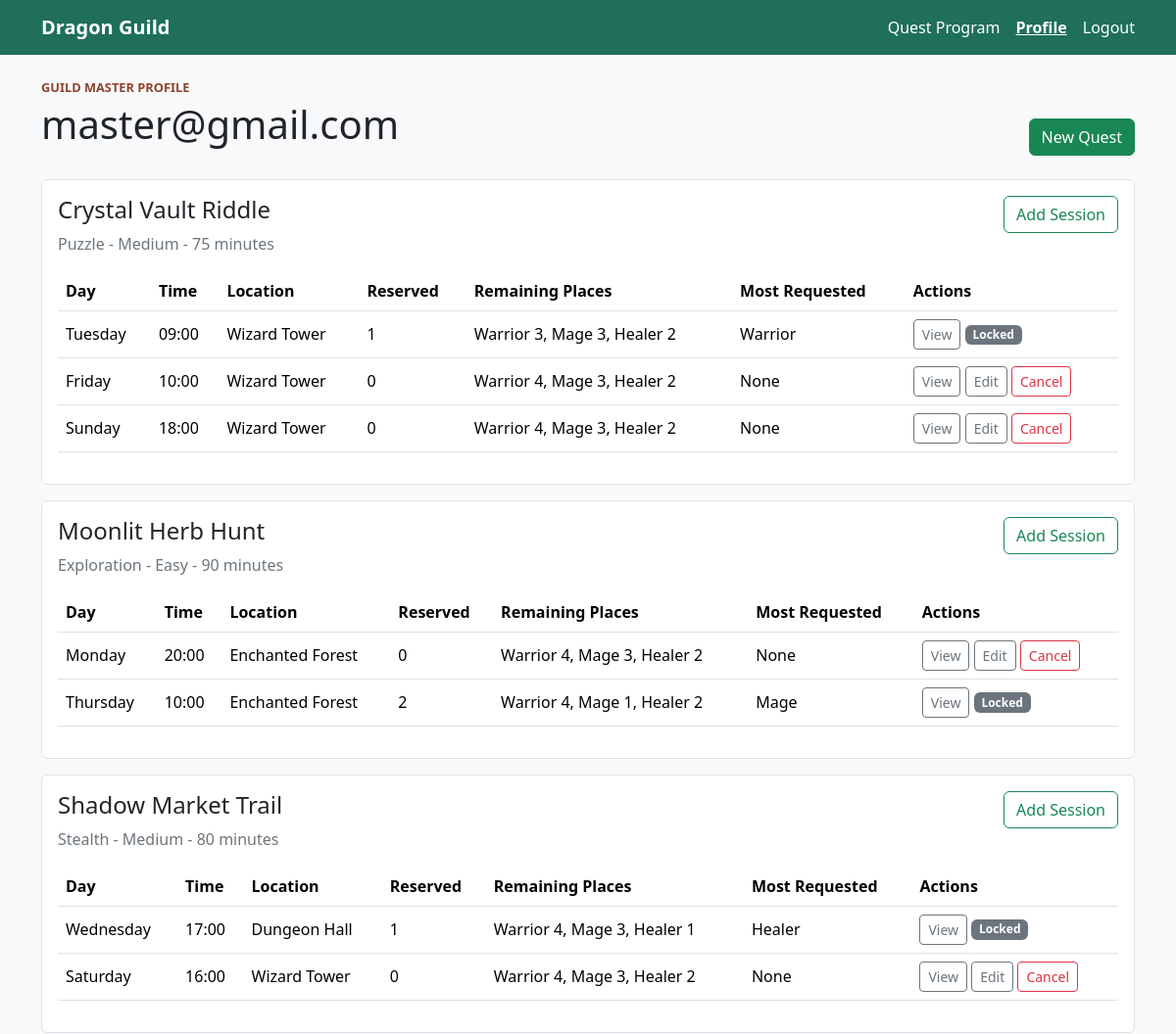
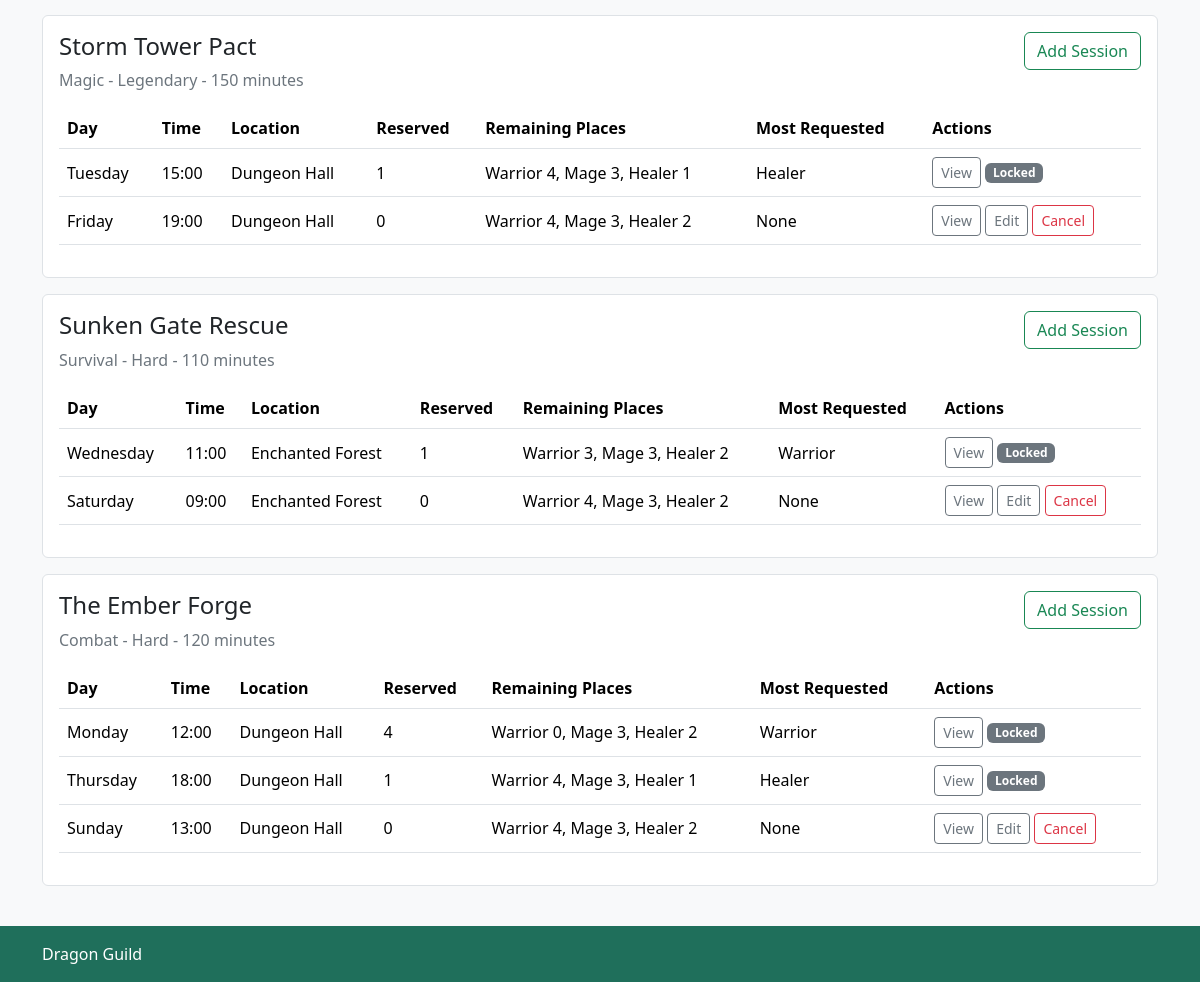
Screenshot of /profile (signed in) with the database file from the repository (2 pictures, top to bottom).
### tables this page shows
CREATE TABLE users (
    id INTEGER,
    email TEXT NOT NULL UNIQUE,
    password TEXT NOT NULL,
    role TEXT NOT NULL,
    PRIMARY KEY (id AUTOINCREMENT)
);

CREATE TABLE quests (
    id INTEGER,
    title TEXT NOT NULL,
    duration_minutes INTEGER NOT NULL,
    quest_type TEXT NOT NULL,
    difficulty TEXT NOT NULL,
    description TEXT NOT NULL,
    image_filename TEXT NOT NULL,
    PRIMARY KEY (id AUTOINCREMENT)
);

CREATE TABLE participations (
    id INTEGER,
    user_id INTEGER NOT NULL,
    session_id INTEGER NOT NULL,
    role TEXT NOT NULL,
    places INTEGER NOT NULL,
    PRIMARY KEY (id AUTOINCREMENT),
    FOREIGN KEY (user_id) REFERENCES users (id),
    FOREIGN KEY (session_id) REFERENCES sessions (id)
);

### app.py (the view, shortened to what this page needs)
@app.route("/profile")
@login_required
def profile():
    if current_user.role == "guild_master":
        quests = []
        for quest in quests_dao.list_quests():
            quest_data = dict(quest)
            quest_data["sessions"] = [
                add_session_view_data(row)
                for row in sessions_dao.list_sessions_for_quest(quest["id"])
            ]
            quests.append(quest_data)
        return render_template("profile_guild_master.html", quests=quests, roles=ROLES)

### app.py (called while the page is built)
@login_manager.user_loader
def load_user(user_id):
    row = users_dao.get_user_by_id(user_id)
    if row is None:
        return None
    return User(row["id"], row["email"], row["role"])

def time_to_minutes(value):
    try:
        hours, minutes = value.split(":")
        hours = int(hours)
        minutes = int(minutes)
    except ValueError:
        return None
    if hours < 0 or hours > 23 or minutes < 0 or minutes > 59:
        return None
    return hours * 60 + minutes

def session_can_change_participation(session):
    session_time = session["day"] * 24 * 60 + time_to_minutes(session["start_time"])
    current_time = SIMULATED_CURRENT_DAY * 24 * 60 + time_to_minutes(SIMULATED_CURRENT_TIME)
    return session_time - current_time > CHANGE_DEADLINE_MINUTES

def get_session_stats(session_id, exclude_user_id=None):
    reserved = {role: 0 for role in ROLES}
    for row in participations_dao.session_role_counts(session_id, exclude_user_id):
        reserved[row["role"]] = row["places"]
    remaining = {
        role: max(ROLE_CAPACITIES[role] - reserved[role], 0)
        for role in ROLES
    }
    total_reserved = sum(reserved.values())
    most_requested_count = max(reserved.values())
    most_requested = [
        role for role, count in reserved.items()
        if count == most_requested_count and count > 0
    ]
    return {
        "reserved": reserved,
        "remaining": remaining,
        "total_reserved": total_reserved,
        "most_requested": most_requested,
    }

def add_session_view_data(row):
    session = dict(row)
    session["day_name"] = DAYS[session["day"]]
    session["stats"] = get_session_stats(session["session_id"])
    session["has_participants"] = session["stats"]["total_reserved"] > 0
    session["can_change_participation"] = session_can_change_participation(session)
    return session

### participations_dao.py (called while the page is built)
def session_role_counts(session_id, excluded_user=None):
    conn = sqlite3.connect(DB_PATH)
    conn.row_factory = sqlite3.Row
    cursor = conn.cursor()
    sql = "SELECT role, SUM(places) AS places FROM participations WHERE session_id = ?"
    values = [session_id]
    if excluded_user is not None:
        sql += " AND user_id <> ?"
        values.append(excluded_user)
    sql += " GROUP BY role"
    cursor.execute(sql, values)
    roles = cursor.fetchall()
    cursor.close()
    conn.close()
    return roles

### templates/profile_guild_master.html (shortened to what this page needs)
{% extends "base.html" %}
{% block content %}
<header class="d-flex justify-content-between align-items-end flex-wrap gap-3 mb-4">
    <div>
        <p class="eyebrow">Guild Master profile</p>
        <h1>{{ current_user.email }}</h1>
    </div>
    <a class="btn btn-success" href="{{ url_for('new_quest') }}">New Quest</a>
</header>
{% for quest in quests %}
    <article class="bg-white border rounded p-3 mb-3">
        <header class="d-flex justify-content-between align-items-start flex-wrap gap-3 mb-3">
            <div>
                <h2 class="h4">{{ quest.title }}</h2>
                <p class="text-secondary mb-0">{{ quest.quest_type }} - {{ quest.difficulty }} - {{ quest.duration_minutes }} minutes</p>
            </div>
            <a class="btn btn-outline-success" href="{{ url_for('new_session', quest_id=quest.id) }}">Add Session</a>
        </header>
        <div class="table-responsive">
            <table class="table table-hover align-middle">
                <thead>
                    <tr>
                        <th>Day</th><th>Time</th><th>Location</th><th>Reserved</th>
                        <th>Remaining Places</th><th>Most Requested</th><th>Actions</th>
                    </tr>
                </thead>
                <tbody>
                    {% for session in quest.sessions %}
                        <tr>
                            <td>{{ session.day_name }}</td>
                            <td>{{ session.start_time }}</td>
                            <td>{{ session.location }}</td>
                            <td>{{ session.stats.total_reserved }}</td>
                            <td>
                                {% for role in roles %}
                                    {{ role }} {{ session.stats.remaining[role] }}{% if not loop.last %}, {% endif %}
                                {% endfor %}
                            </td>
                            <td>{{ session.stats.most_requested|join(", ") if session.stats.most_requested else "None" }}</td>
                            <td>
                                <a class="btn btn-outline-secondary btn-sm" href="{{ url_for('session_detail', session_id=session.session_id) }}">View</a>
                                {% if not session.has_participants %}
                                    <a class="btn btn-outline-secondary btn-sm" href="{{ url_for('edit_session', session_id=session.session_id) }}">Edit</a>
                                    <form action="{{ url_for('delete_session', session_id=session.session_id) }}" method="post" class="d-inline">
                                        <button class="btn btn-outline-danger btn-sm" type="submit">Cancel</button>
                                    </form>
                                {% else %}
                                    <span class="badge text-bg-secondary">Locked</span>
                                {% endif %}
                            </td>
                        </tr>
                    {% else %}
                        <tr><td colspan="7">No sessions for this quest.</td></tr>
                    {% endfor %}
                </tbody>
            </table>
        </div>
    </article>
{% endfor %}
{% endblock %}

### static/style.css (style rules this page uses)
.eyebrow { color: #90432e; font-size: 0.8rem; font-weight: bold; margin-bottom: 0.25rem; text-transform: uppercase; }

### rows the page displays
users: email "master@gmail.com"
quests: title "Crystal Vault Riddle", quest_type "Puzzle", difficulty "Medium", duration_minutes "75"
participations: role "Mage", stats "3", stats "1"
participations: role "Healer", stats "2"
participations: role "Warrior", stats "4"
quests: title "Moonlit Herb Hunt", quest_type "Exploration", difficulty "Easy", duration_minutes "90"
quests: title "Shadow Market Trail", quest_type "Stealth", difficulty "Medium", duration_minutes "80"
quests: title "Storm Tower Pact", quest_type "Magic", difficulty "Legendary", duration_minutes "150"
quests: title "Sunken Gate Rescue", quest_type "Survival", difficulty "Hard", duration_minutes "110"
quests: title "The Ember Forge", quest_type "Combat", difficulty "Hard", duration_minutes "120"

### other values shown
{{ session.day_name }} "Tuesday"
{{ session.start_time }} "09:00"
{{ session.location }} "Wizard Tower"
{{ session.stats.total_reserved }} "1"
{{ role }} "Warrior" "Healer" "Healer" "Warrior" "Warrior" "Healer"
{{ session.stats.remaining[role] }} "3" "1" "1" "3" "0" "1"
{{ session.day_name }} "Friday"
{{ session.start_time }} "10:00"
{{ session.stats.total_reserved }} "0"
{{ session.day_name }} "Sunday"
{{ session.start_time }} "18:00"
{{ session.day_name }} "Monday"
{{ session.start_time }} "20:00"
{{ session.location }} "Enchanted Forest"
{{ session.day_name }} "Thursday"
